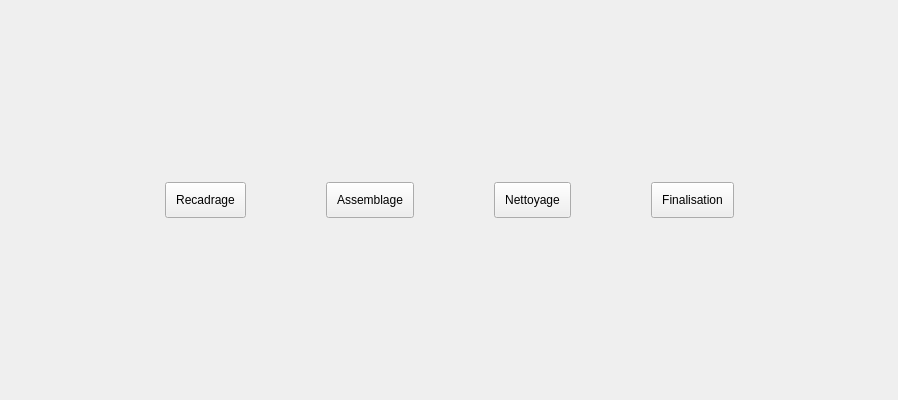
<?xml version="1.0" encoding="UTF-8"?>
<ui version="4.0">
 <class>TimelineWidget</class>
 <widget class="QWidget" name="TimelineWidget">
  <property name="geometry">
   <rect>
    <x>0</x>
    <y>0</y>
    <width>898</width>
    <height>400</height>
   </rect>
  </property>
  <layout class="QGridLayout" name="gridLayout">
   <property name="spacing">
    <number>80</number>
   </property>
   <item row="0" column="3" rowspan="2">
    <widget class="QPushButton" name="step2">
     <property name="minimumSize">
      <size>
       <width>0</width>
       <height>0</height>
      </size>
     </property>
     <property name="styleSheet">
      <string notr="true">padding: 10px;</string>
     </property>
     <property name="text">
      <string>Nettoyage</string>
     </property>
    </widget>
   </item>
   <item row="0" column="4" rowspan="2">
    <widget class="QPushButton" name="stepFinal">
     <property name="minimumSize">
      <size>
       <width>0</width>
       <height>0</height>
      </size>
     </property>
     <property name="styleSheet">
      <string notr="true">padding: 10px;</string>
     </property>
     <property name="text">
      <string>Finalisation</string>
     </property>
    </widget>
   </item>
   <item row="0" column="2" rowspan="2">
    <widget class="QPushButton" name="stepAssembl">
     <property name="minimumSize">
      <size>
       <width>0</width>
       <height>0</height>
      </size>
     </property>
     <property name="styleSheet">
      <string notr="true">padding: 10px;</string>
     </property>
     <property name="text">
      <string>Assemblage</string>
     </property>
    </widget>
   </item>
   <item row="0" column="5" rowspan="2">
    <widget class="QPushButton" name="end">
     <property name="styleSheet">
      <string notr="true">padding: 10px;</string>
     </property>
     <property name="text">
      <string/>
     </property>
     <property name="icon">
      <iconset resource="../../resources.qrc">
       <normaloff>:/pics/it-nc.svg</normaloff>:/pics/it-nc.svg</iconset>
     </property>
     <property name="iconSize">
      <size>
       <width>32</width>
       <height>32</height>
      </size>
     </property>
     <property name="flat">
      <bool>true</bool>
     </property>
    </widget>
   </item>
   <item row="0" column="1" rowspan="2">
    <widget class="QPushButton" name="step1">
     <property name="minimumSize">
      <size>
       <width>0</width>
       <height>0</height>
      </size>
     </property>
     <property name="styleSheet">
      <string notr="true">padding: 10px;</string>
     </property>
     <property name="text">
      <string>Recadrage</string>
     </property>
    </widget>
   </item>
   <item row="0" column="0" rowspan="2">
    <widget class="QPushButton" name="source">
     <property name="styleSheet">
      <string notr="true">padding: 10px;</string>
     </property>
     <property name="text">
      <string/>
     </property>
     <property name="icon">
      <iconset resource="../../resources.qrc">
       <normaloff>:/pics/it-g+c.svg</normaloff>:/pics/it-g+c.svg</iconset>
     </property>
     <property name="iconSize">
      <size>
       <width>32</width>
       <height>96</height>
      </size>
     </property>
     <property name="flat">
      <bool>true</bool>
     </property>
    </widget>
   </item>
  </layout>
 </widget>
 <resources>
  <include location="../../resources.qrc"/>
 </resources>
 <connections/>
</ui>
